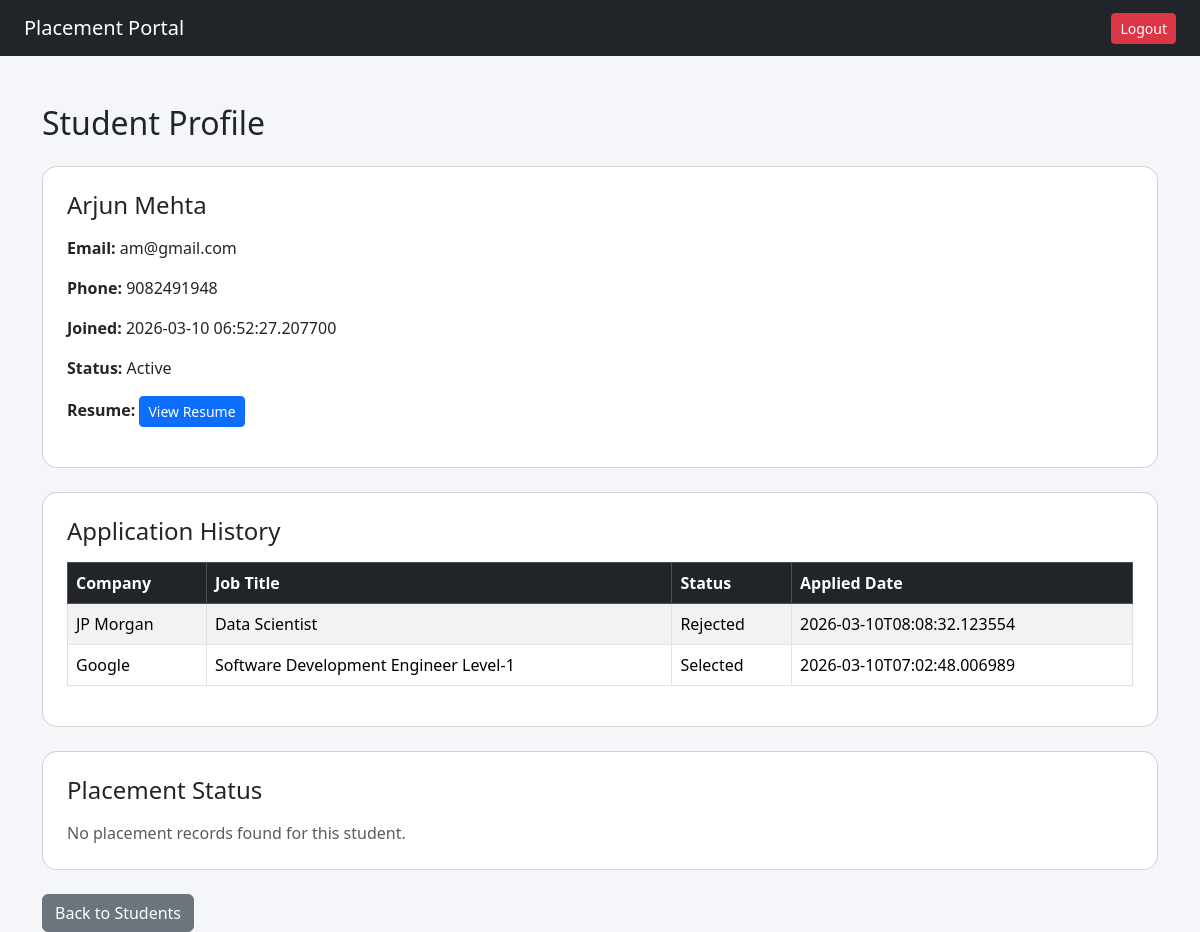
The app's page /company/student-profile/1?from=students (signed in), older data.
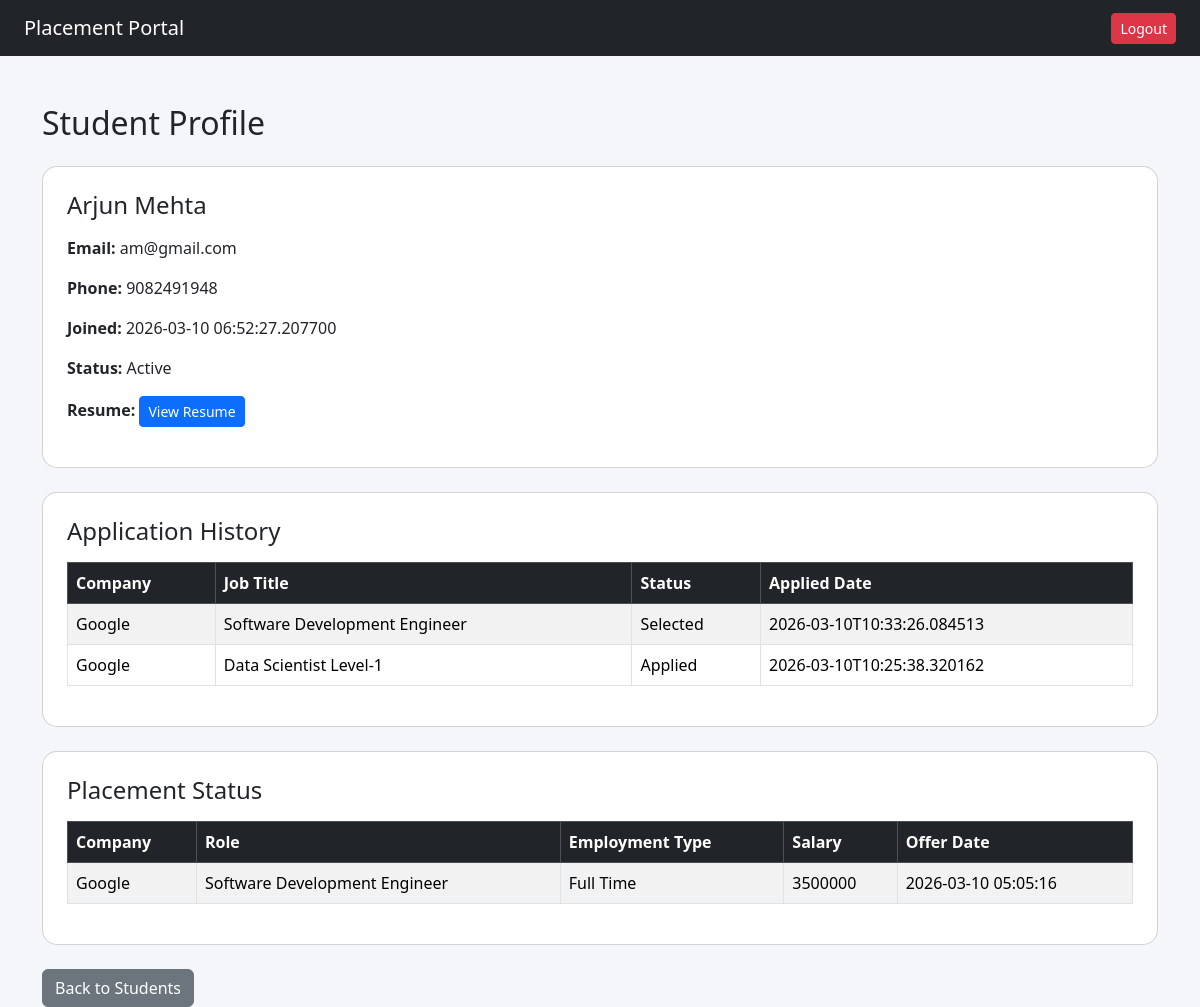
The same page, newer data.
### tables this page shows
CREATE TABLE application (
            id INTEGER PRIMARY KEY AUTOINCREMENT,
            student_id INTEGER,
            drive_id INTEGER,
            application_date TEXT,
            status TEXT DEFAULT 'Applied',
            UNIQUE(student_id, drive_id),
            FOREIGN KEY(student_id) REFERENCES student(id),
            FOREIGN KEY(drive_id) REFERENCES placement_drive(id)
        );

CREATE TABLE company (
          id INTEGER PRIMARY KEY AUTOINCREMENT,
          name TEXT NOT NULL,
          email TEXT UNIQUE NOT NULL,
          password TEXT NOT NULL,
          hr_contact TEXT,
          website TEXT,
          approval_status TEXT DEFAULT 'Pending',
          is_active INTEGER DEFAULT 1,
          created_at TEXT          
        );

CREATE TABLE placement_drive(
            id INTEGER PRIMARY KEY AUTOINCREMENT,
            company_id INTEGER,
            job_title TEXT NOT NULL,
            job_description TEXT,
            eligibility TEXT,
            deadline TEXT,
            status TEXT DEFAULT 'Pending',
            created_at TEXT,
            FOREIGN KEY(company_id) REFERENCES company(id)              
        );

CREATE TABLE job_position (
            id INTEGER PRIMARY KEY AUTOINCREMENT,
            student_id INTEGER NOT NULL,
            company_id INTEGER NOT NULL,
            placement_drive_id INTEGER NOT NULL,
            title TEXT NOT NULL,
            description TEXT,
            employment_type TEXT NOT NULL,
            offered_salary INTEGER,
            offered_at TIMESTAMP DEFAULT CURRENT_TIMESTAMP,
            FOREIGN KEY (student_id) REFERENCES student(id),
            FOREIGN KEY (company_id) REFERENCES company(id),
            FOREIGN KEY (placement_drive_id) REFERENCES placement_drive(id)
        );

### app.py (the view)
@app.route('/company/student-profile/<int:student_id>')
def company_student_profile(student_id):
    if session.get('role') != 'company':
        return redirect('/')
    student, applications, placements = _load_student_profile(student_id)
    if not student:
        return "Student not found", 404
    source = request.args.get('from') or ''
    drive_id = request.args.get('drive_id')
    return render_template("company/student_profile.html",
                           student=student,
                           applications=applications,
                           placements=placements,
                           source=source,
                           drive_id=drive_id)

### database.py (called while the page is built)
def get_connection():
    conn = sqlite3.connect(DB_NAME)
    conn.row_factory = sqlite3.Row
    return conn

### templates/company/student_profile.html
{% extends "base.html" %}
{% block content %}
<h2 class="mb-4">Student Profile</h2>
<div class="card mb-4 p-4">
    <h4 class="mb-3">{{ student.name }}</h4>
    <p><strong>Email:</strong> {{ student.email }}</p>
    <p><strong>Phone:</strong> {{ student.phone or '—' }}</p>
    <p><strong>Joined:</strong> {{ student.created_at or '—' }}</p>
    <p>
        <strong>Status:</strong>
        {% if student.is_active == 1 %}Active{% else %}Blacklisted{% endif %}
    </p>
    <p>
        <strong>Resume:</strong>
        {% if student.resume_path %}
        <a class="btn btn-sm btn-primary"
           href="{{ url_for('static', filename=student.resume_path.replace('static/', '')) }}"
           target="_blank">
            View Resume
        </a>
        {% else %}
        <span class="text-muted">No resume uploaded</span>
        {% endif %}
    </p>
</div>
<div class="card mb-4 p-4">
    <h4 class="mb-3">Application History</h4>
    <table class="table table-bordered table-striped">
        <thead class="table-dark">
            <tr>
                <th>Company</th>
                <th>Job Title</th>
                <th>Status</h4>
                <th>Applied Date</th>
            </tr>
        </thead>
        <tbody>
            {% for a in applications %}
            <tr>
                <td>{{ a.company_name }}</td>
                <td>{{ a.job_title }}</td>
                <td>{{ a.status }}</td>
                <td>{{ a.application_date }}</td>
            </tr>
            {% else %}
            <tr><td colspan="4" class="text-center">No applications yet.</td></tr>
            {% endfor %}
        </tbody>
    </table>
</div>
<div class="card mb-4 p-4">
    <h4 class="mb-3">Placement Status</h4>
    {% if placements %}
    <table class="table table-bordered table-striped">
        <thead class="table-dark">
            <tr>
                <th>Company</th>
                <th>Role</th>
                <th>Employment Type</th>
                <th>Salary</th>
                <th>Offer Date</th>
            </tr>
        </thead>
        <tbody>
            {% for p in placements %}
            <tr>
                <td>{{ p.company_name }}</td>
                <td>{{ p.title }}</td>
                <td>{{ p.employment_type }}</td>
                <td>{{ p.offered_salary or '—' }}</td>
                <td>{{ p.offered_at }}</td>
            </tr>
            {% endfor %}
        </tbody>
    </table>
    {% else %}
    <p class="text-muted mb-0">No placement records found for this student.</p>
    {% endif %}
</div>
{% if source == 'applicants' and drive_id %}
<a href="/company/applicants/{{ drive_id }}" class="btn btn-secondary">Back to Applicants</a>
{% elif source == 'students' %}
<a href="/company/students" class="btn btn-secondary">Back to Students</a>
{% else %}
<a href="/company/dashboard" class="btn btn-secondary">Back to Dashboard</a>
{% endif %}
{% endblock %}

Row changes from the older to the newer data that the page shows:
removed application: company_name "JP Morgan", job_title "Data Scientist", status "Rejected", application_date "2026-03-10T08:08:32.123554"
no longer on this page (row edited): application: company_name "Google", job_title "Software Development Engineer Level-1", status "Selected", application_date "2026-03-10T07:02:48.006989"
now on this page (row edited): application: company_name "Google", job_title "Software Development Engineer", status "Selected", application_date "2026-03-10T10:33:26.084513"
now on this page (row edited): application: company_name "Google", job_title "Data Scientist Level-1", status "Applied", application_date "2026-03-10T10:25:38.320162"
added job_position: company_name "Google", title "Software Development Engineer", employment_type "Full Time", offered_salary "3500000", offered_at "2026-03-10 05:05:16"
Text that changed along with them:
text no longer shown: "No placement records found for this student."
text now shown: "Company Role Employment Type Salary Offer Date"
